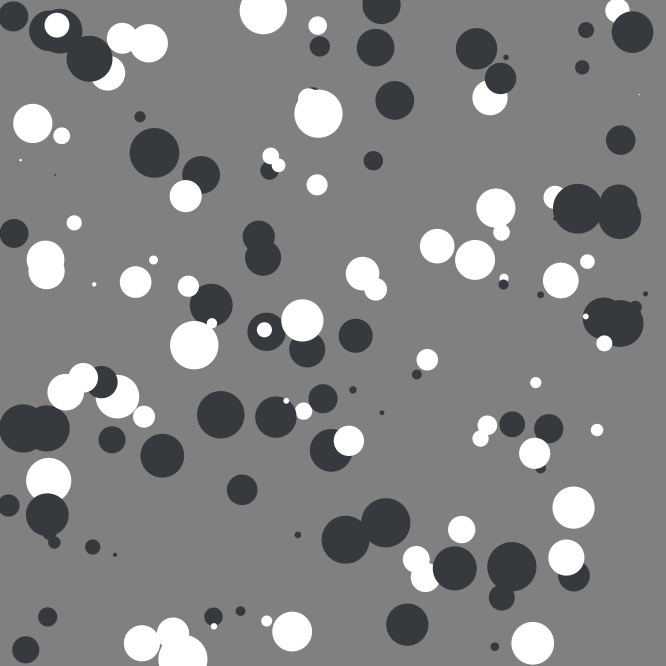
Frame 1 (no input)
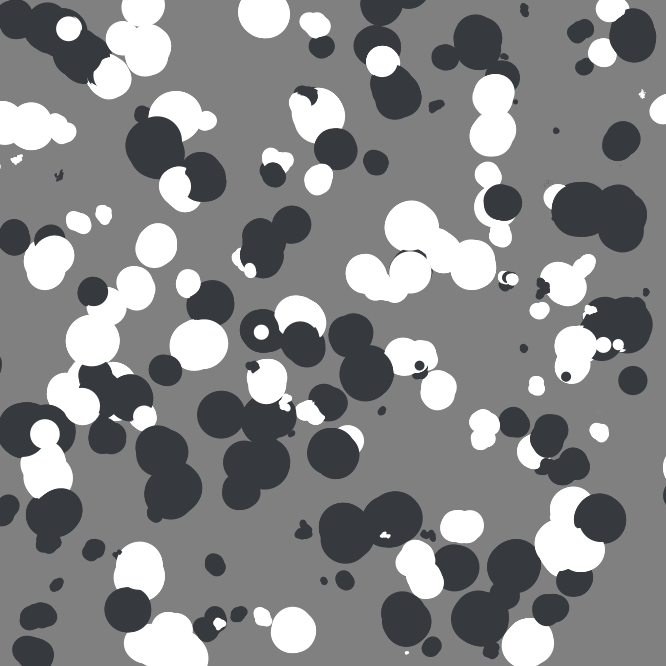
Frame 60 (the mouse pressed at the canvas centre just before this capture)
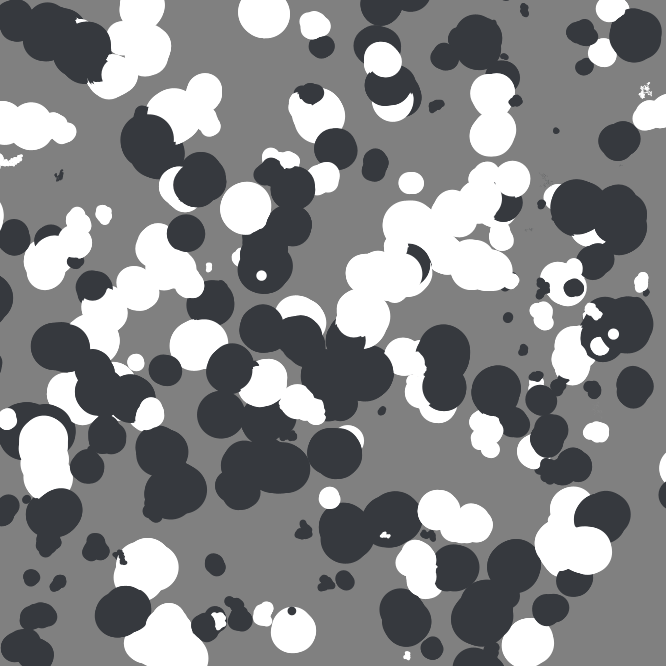
Frame 120 (the mouse held since frame 60 and released just before this capture)

The Processing sketch that drew these frames (run headless with seeded random() and noise(); from frame 60 on, the mouse is pressed at the canvas centre):

// Processing sketch: sketch_20221017_whiteLies
// ── sketch_20221017_whiteLies.pde
// just some random walk particle jittering, but
// intended to show up on a dark or light
// mode discord background so that
// one of the two colors don't show up

color dark = #36393e;
color light = #ffffff;

float[] sizes;
float[] xs;
float[] ys;
color[] fills;

int numParticles = 150;

float speed = 1.5;
float size = 50;
 
PGraphics c;

void setup(){
  size(666, 666);
  c = createGraphics(666, 666);
  noStroke();
  
  sizes = new float[numParticles];
  xs = new float[numParticles];
  ys = new float[numParticles];
  fills = new color[numParticles];
  
  for(int i = 0; i < numParticles; i++){
    sizes[i] = random(size);
    xs[i] = random(c.width);
    ys[i] = random(c.height);
    fills[i] = (random(1)<0.5) ? light : dark;
  }
  background(dark);
}

void draw(){
  c.beginDraw();
  c.noStroke();
  for(int i = 0; i < numParticles; i++){
    c.fill(fills[i]);
    c.ellipse(xs[i], ys[i], sizes[i], sizes[i]);
    
    xs[i] += random(-speed, speed);
    ys[i] += random(-speed, speed);
    
    if(random(1) < 0.01){
      xs[i] += random(-speed * 100, speed * 100);
      ys[i] += random(-speed * 100, speed * 100);
    }
    
  }
  c.endDraw();
  
  background(128);
  image(c, 0, 0);
  
  if(frameCount % 1000 == 0){
    c.save(frameCount + ".png");
    println("saved " + frameCount + ".png");
  }
}
